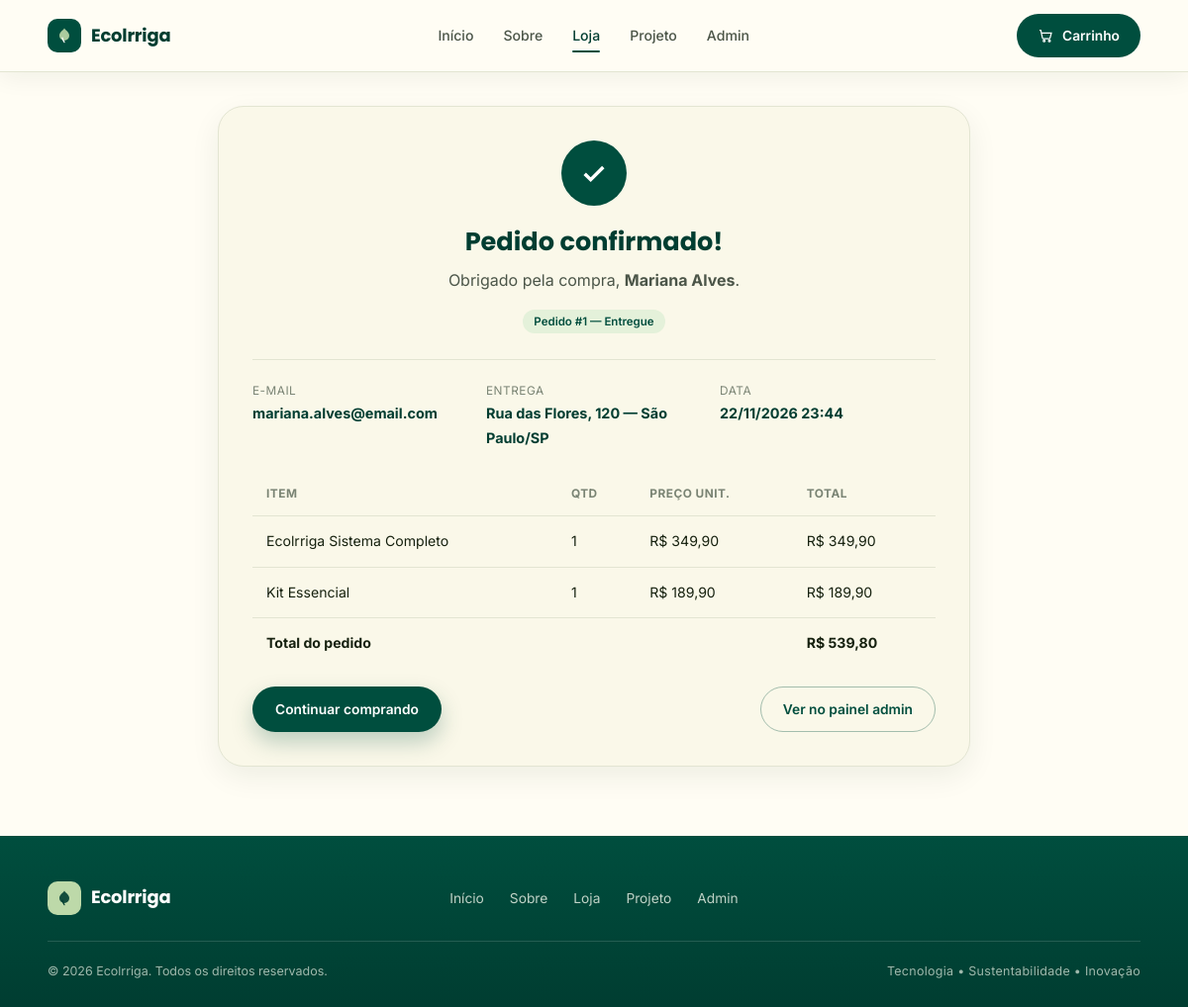
Screenshot of /pedido.php?id=1 with the database file from the repository.
### tables this page shows
CREATE TABLE pedidos (
  id          INT UNSIGNED  NOT NULL AUTO_INCREMENT,
  cliente_id  INT UNSIGNED  NOT NULL,              
  total       DECIMAL(10,2) NOT NULL,              
  status      ENUM('pendente','pago','enviado','entregue','cancelado')
                NOT NULL DEFAULT 'pendente',       
  criado_em   TIMESTAMP     NOT NULL DEFAULT CURRENT_TIMESTAMP,

  PRIMARY KEY (id),
  KEY idx_pedido_cliente (cliente_id),
  CONSTRAINT fk_pedido_cliente
    FOREIGN KEY (cliente_id) REFERENCES clientes (id)
    ON UPDATE CASCADE
    ON DELETE RESTRICT                            
                                                 
);

CREATE TABLE clientes (
  id         INT UNSIGNED NOT NULL AUTO_INCREMENT,
  nome       VARCHAR(120) NOT NULL,                
  email      VARCHAR(160) NOT NULL,                
  telefone   VARCHAR(20)  NULL,                    
  endereco   VARCHAR(200) NULL,                    
  cidade     VARCHAR(80)  NULL,                    
  criado_em  TIMESTAMP    NOT NULL DEFAULT CURRENT_TIMESTAMP,

  PRIMARY KEY (id),
  UNIQUE KEY uq_cliente_email (email)              
);

CREATE TABLE itens_pedido (
  id             INT UNSIGNED  NOT NULL AUTO_INCREMENT,
  pedido_id      INT UNSIGNED  NOT NULL,           
  produto_id     INT UNSIGNED  NULL,               
                                                   
  nome_produto   VARCHAR(120)  NOT NULL,           
  preco_unitario DECIMAL(10,2) NOT NULL,           
  quantidade     INT UNSIGNED  NOT NULL DEFAULT 1,

  PRIMARY KEY (id),
  KEY idx_item_pedido (pedido_id),
  KEY idx_item_produto (produto_id),
  CONSTRAINT fk_item_pedido
    FOREIGN KEY (pedido_id) REFERENCES pedidos (id)
    ON UPDATE CASCADE
    ON DELETE CASCADE,                            
  CONSTRAINT fk_item_produto
    FOREIGN KEY (produto_id) REFERENCES produtos (id)
    ON UPDATE CASCADE
    ON DELETE SET NULL                            
);

### includes/funcoes.php (called while the page is built, shortened)
<?php
function esc(?string $valor): string
{
    return htmlspecialchars($valor ?? '', ENT_QUOTES, 'UTF-8');
}
function brl($valor): string
{
    return 'R$ ' . number_format((float) $valor, 2, ',', '.');
}

### pedido.php (the view, shortened to what this page needs)
<?php
require_once __DIR__ . '/includes/funcoes.php';
$pdo = conexao();
$id  = (int) ($_GET['id'] ?? 0);
$stmt = $pdo->prepare(
    'SELECT p.id, p.total, p.status, p.criado_em,
            c.nome AS cliente_nome, c.email AS cliente_email,
            c.endereco, c.cidade
       FROM pedidos p
       JOIN clientes c ON c.id = p.cliente_id
      WHERE p.id = ?'
);
$stmt->execute([$id]);
$pedido = $stmt->fetch();
$stmt = $pdo->prepare(
    'SELECT nome_produto, preco_unitario, quantidade
       FROM itens_pedido
      WHERE pedido_id = ?
      ORDER BY id'
);
$stmt->execute([$id]);
$itens = $stmt->fetchAll();
include __DIR__ . '/includes/header.php';
?>
<section class="store-body">
  <div class="container narrow">
    <div class="card order-card">
      <div class="order-hero">
        <span class="order-check" aria-hidden="true">
          <svg viewBox="0 0 24 24" fill="none" stroke="currentColor" stroke-width="2.6">
            <path d="m5 12.5 4.5 4.5L19 7.5"/>
          </svg>
        </span>
        <h1>Pedido confirmado!</h1>
        <p>Obrigado pela compra, <strong><?= esc($pedido['cliente_nome']) ?></strong>.</p>
        <span class="badge badge-green">Pedido #<?= (int) $pedido['id'] ?> — <?= esc($pedido['status']) ?></span>
      </div>
      <div class="order-meta">
        <div>
          <small>E-mail</small>
          <strong><?= esc($pedido['cliente_email']) ?></strong>
        </div>
        <div>
          <small>Entrega</small>
          <strong><?= esc($pedido['endereco']) ?> — <?= esc($pedido['cidade']) ?></strong>
        </div>
        <div>
          <small>Data</small>
          <strong><?= date('d/m/Y H:i', strtotime($pedido['criado_em'])) ?></strong>
        </div>
      </div>
      <table class="admin-table">
        <thead>
          <tr><th>Item</th><th>Qtd</th><th>Preço unit.</th><th>Total</th></tr>
        </thead>
        <tbody>
          <?php foreach ($itens as $i): ?>
            <tr>
              <td><?= esc($i['nome_produto']) ?></td>
              <td><?= (int) $i['quantidade'] ?></td>
              <td><?= brl($i['preco_unitario']) ?></td>
              <td><?= brl($i['preco_unitario'] * $i['quantidade']) ?></td>
            </tr>
          <?php endforeach; ?>
        </tbody>
        <tfoot>
          <tr>
            <td colspan="3"><strong>Total do pedido</strong></td>
            <td><strong><?= brl($pedido['total']) ?></strong></td>
          </tr>
        </tfoot>
      </table>
      <div class="cart-actions">
        <a class="btn btn-primary btn-sm" href="loja.php">Continuar comprando</a>
        <a class="btn btn-ghost btn-sm" href="admin/pedidos.php">Ver no painel admin</a>
      </div>
    </div>
  </div>
</section>
<?php include __DIR__ . '/includes/footer.php'; ?>

### css/styles.css (style rules this page uses)
:root { --green-900: #003D31; --green-800: #004E3E; --green-700: #13240B; --olive: #818C46; --green-300: #BDD9A9; --green-200: #9EB2A4; --sand: #DDDDBF; --cream: #FAF8E9; --cream-50: #FFFDF4; --cream-200: #E8E8CF; --beige: #E0DBA4; --amber: #E9A12E; --orange: #FF8700; --ink: #16210F; --ink-soft: #4B5548; --line: #E3E5D2; --radius-lg: 26px; --radius-md: 18px; --radius-sm: 12px; --shadow-soft: 0 10px 30px rgba(19, 36, 11, 0.07); --shadow-card: 0 18px 44px rgba(19, 36, 11, 0.10); --font-head: "Poppins", system-ui, sans-serif; --font-body: "Inter", system-ui, sans-serif; }
* { margin: 0; padding: 0; box-sizing: border-box; }
html { scroll-behavior: smooth; scroll-padding-top: 90px; }
body { font-family: var(--font-body); color: var(--ink); background: var(--cream-50); line-height: 1.6; -webkit-font-smoothing: antialiased; }
a { text-decoration: none; color: inherit; }
.container { width: min(1160px, 92%); margin-inline: auto; }
h1, h2, h3, .brand-name { font-family: var(--font-head); }
.btn { display: inline-flex; align-items: center; gap: 9px; padding: 13px 24px; border-radius: 999px; font-size: 0.92rem; font-weight: 600; border: 1.6px solid transparent; transition: transform .25s ease, box-shadow .25s ease, background .25s ease, color .25s ease; }
.btn-primary { background: var(--green-800); color: #fff; box-shadow: 0 10px 22px rgba(0, 78, 62, 0.25); }
.btn-ghost { background: transparent; color: var(--green-800); border-color: rgba(0, 78, 62, .35); }
.btn-sm { padding: 11px 22px; font-size: .86rem; }
.card { background: var(--cream); border: 1px solid var(--line); border-radius: var(--radius-lg); padding: 30px; box-shadow: var(--shadow-soft); }

### css/loja.css (style rules this page uses)
.container.narrow { width: min(760px, 92%); }
.store-body { padding: 34px 0 70px; }
.badge { display: inline-block; padding: 3px 11px; border-radius: 999px; font-size: .72rem; font-weight: 600; text-transform: capitalize; }
.badge-green { background: #E4F1DA; color: var(--green-800); }
.cart-actions { display: flex; align-items: center; justify-content: space-between; gap: 14px; flex-wrap: wrap; padding-top: 18px; }
.order-card { padding: 34px; }
.order-hero { text-align: center; padding-bottom: 26px; border-bottom: 1px solid var(--line); }
.order-check { display: grid; place-items: center; width: 66px; height: 66px; margin: 0 auto 16px; border-radius: 50%; background: var(--green-800); color: #fff; }
.order-check svg { width: 32px; height: 32px; }
.order-hero h1 { color: var(--green-900); font-size: 1.6rem; }
.order-hero p { color: var(--ink-soft); margin: 6px 0 14px; }
.order-meta { display: grid; grid-template-columns: repeat(auto-fit, minmax(180px, 1fr)); gap: 18px; padding: 22px 0; }
.order-meta small { display: block; color: #7A8474; font-size: .74rem; text-transform: uppercase; letter-spacing: .5px; }
.order-meta strong { font-size: .9rem; color: var(--green-900); }
.admin-table { width: 100%; border-collapse: collapse; font-size: .88rem; }
.admin-table th { text-align: left; font-size: .74rem; text-transform: uppercase; letter-spacing: .5px; color: #7A8474; padding: 12px 14px; border-bottom: 1.5px solid var(--line); white-space: nowrap; }
.admin-table td { padding: 14px; border-bottom: 1px solid var(--line); vertical-align: middle; color: var(--ink); }
.admin-table tfoot td { border-bottom: 0; }
.admin-table tfoot { border-top: 1.5px solid var(--line); }

### rows the page displays
pedidos: cliente.nome "Mariana Alves", id "1", status "Entregue", cliente.email "mariana.alves@email.com", cliente.endereco "Rua das Flores, 120", cliente.cidade "São Paulo/SP", criado_em "22/11/2026 23:44", total "R$ 539,80"
itens_pedido: nome_produto "Ecolrriga Sistema Completo", quantidade "1", preco_unitario "R$ 349,90", brl($i['preco_unitario'] * $i['quantidade']) "R$ 349,90"
itens_pedido: nome_produto "Kit Essencial", quantidade "1", preco_unitario "R$ 189,90", brl($i['preco_unitario'] * $i['quantidade']) "R$ 189,90"
